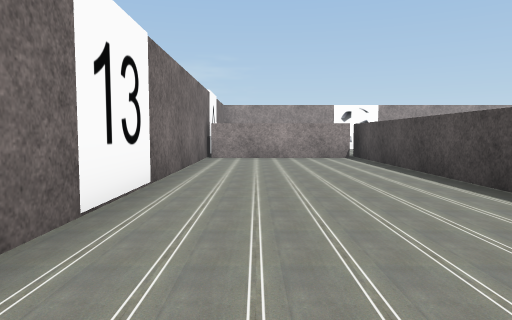
View 1 (above)

23 first-person views from a walk through a Unity game level. The camera is 0.68 m above the floor, tilts 4° down and sees 70° across. The floor is counted in squares, 1 m on a side. Each view is taken from the middle of a square. On the plan, view 1 faces up. The plan holds only what a view shows up to about 11 squares ahead; the rest is blank. The place goes on beyond the plan. The player is left out. Some surface patterns are stand-ins.

View 2
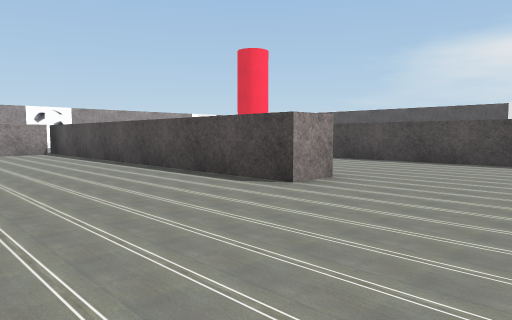

View 3
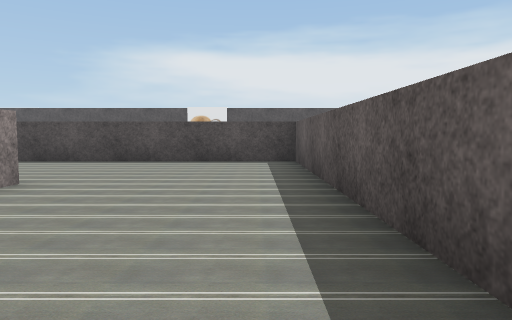

View 4
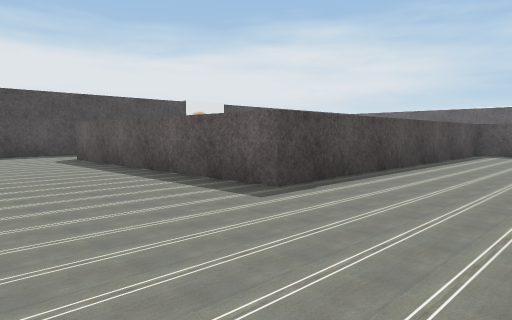

View 5
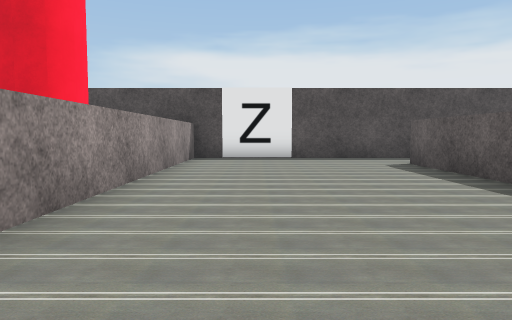

View 6
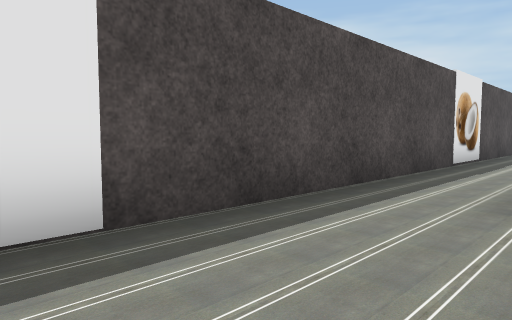

View 7
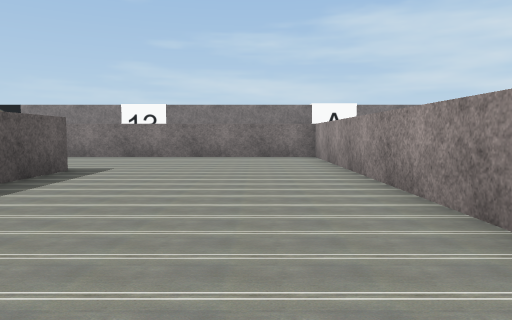

View 8
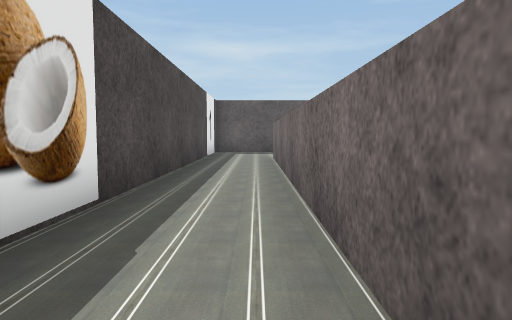

View 9
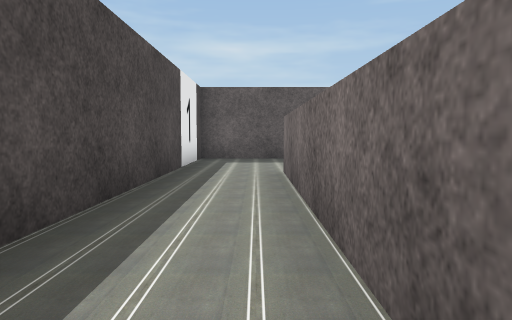

View 10
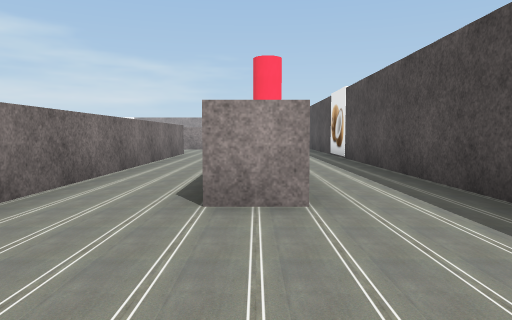

View 11
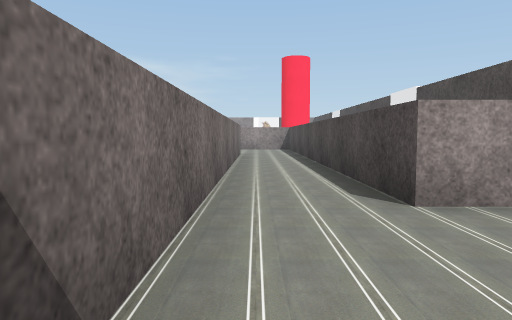

View 12
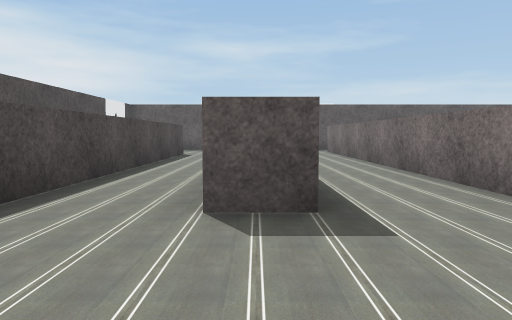

View 13
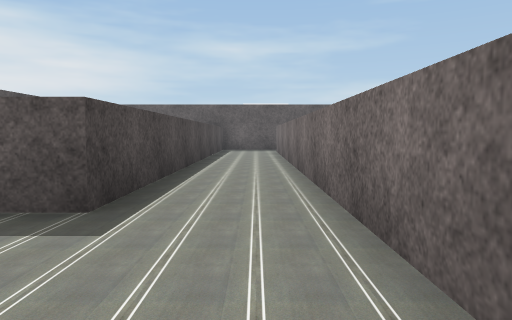

View 14
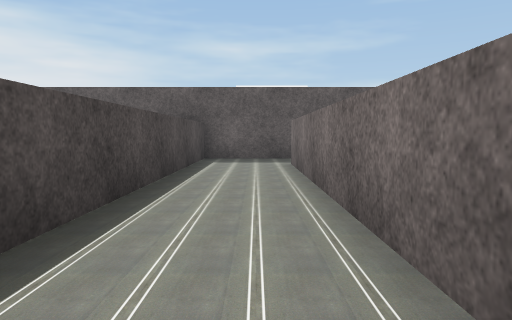

View 15
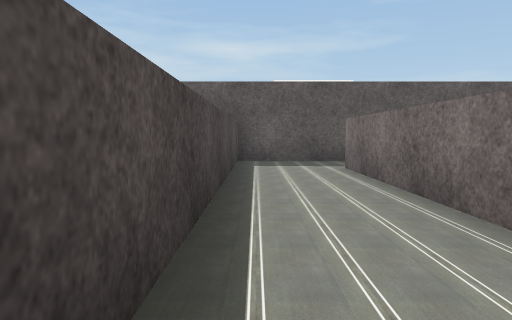

View 16
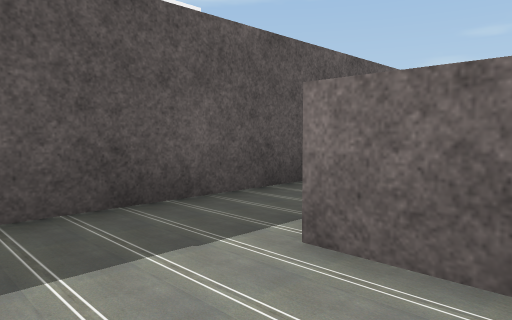

View 17
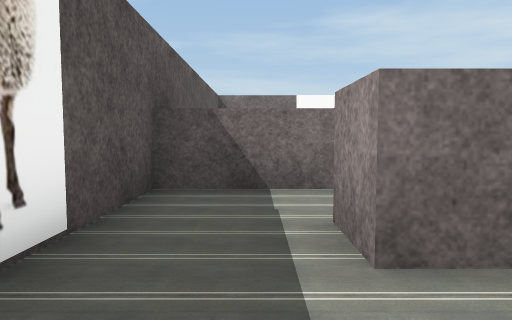

View 18
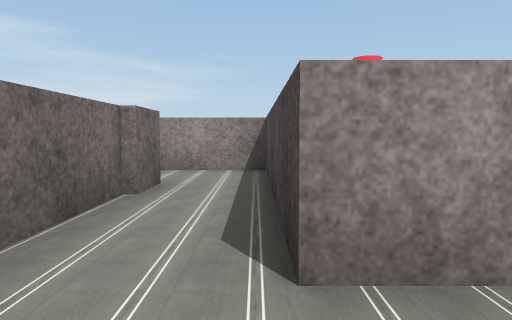

View 19
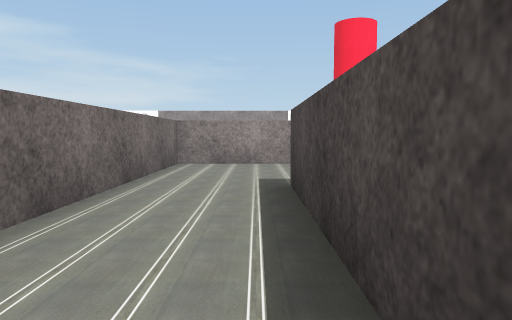

View 20
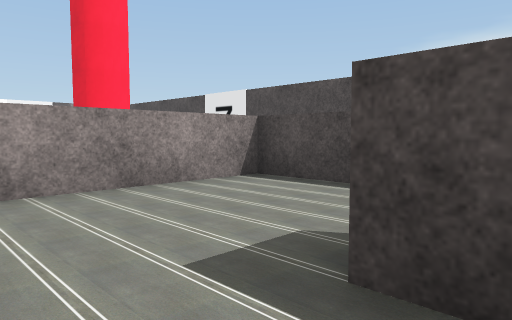

View 21
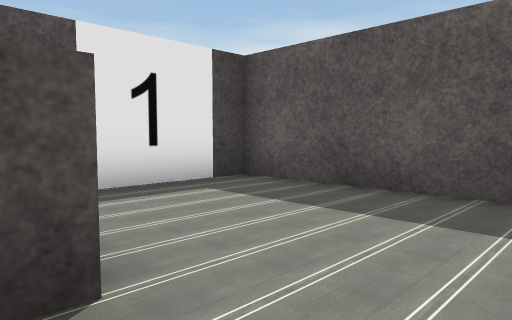

View 22
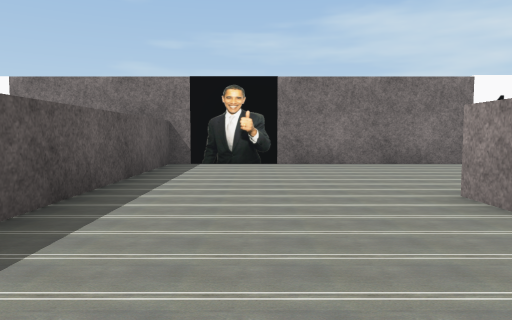

View 23
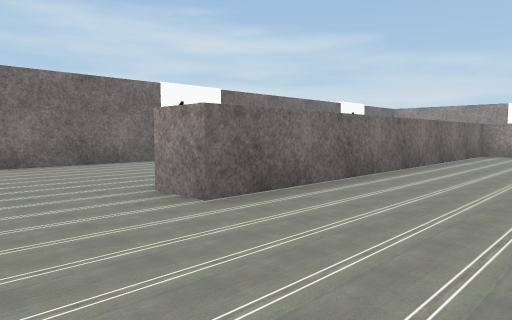

### Floor plan
Ten units are one square. View 1 is at (0, 0); x grows to the right and y downward. Boxes are objects, and circles mark ways between rooms. Rooms are numbered by the first view taken in them; rooms with no view inside come last. Other rooms are left out.
<svg viewBox="-19 -115 219 255">
<path fill="none" stroke="#000" d="M28 -106 -14 -106 -14 -54M-14 -30 -14 15M155 -14 155 86M175 -5 175 -80M-14 40 82 40 82 -55 155 -55M175 -108 40 -108 40 -3 30 -3 30 -110M175 95 175 15M136 123 175 123 175 115M155 86 145 86M125 94 125 114M125 10 125 94M145 86 145 -5M145 -26 145 -45 92 -45 92 104 82 104M65 106 65 123 115 123 115 -9 125 -9"/>
<rect x="175" y="-5" width="20" height="20" fill="#bbb"><title>other object</title></rect>
<rect x="175" y="-105" width="10" height="10" fill="#bbb"><title>other object</title></rect>
<rect x="175" y="95" width="10" height="10" fill="#bbb"><title>other object</title></rect>
<rect x="85" y="125" width="10" height="10" fill="#bbb"><title>other object</title></rect>
<circle cx="165" cy="90" r="3" fill="#2a7"/>
<circle cx="135" cy="85" r="3" fill="#2a7"/>
<text x="70" y="-40">1</text>
<text x="150" y="110">2</text>
<text x="110" y="40">3</text>
</svg>
Room 1 opens to room 2. Room 2 opens to room 3.

Where each view was taken, in squares from view 1:
view 1: 0 up, 0 right, facing up
view 2: 3 down, 1 left, facing up-right
view 3: 3 down, 1 left, facing right
view 4: 9 up, 5 right, facing down-right
view 5: 9 up, 7 right, facing right
view 6: 9 up, 15 right, facing down-right
view 7: 9 up, 15 right, facing left
view 8: 2 up, 16 right, facing down
view 9: 2 down, 16 right, facing down
view 10: 12 down, 15 right, facing up
view 11: 12 down, 13 right, facing up
view 12: 4 up, 12 right, facing down
view 13: 4 up, 10 right, facing down
view 14: 2 down, 10 right, facing down
view 15: 3 down, 11 right, facing down
view 16: 9 down, 11 right, facing down-left
view 17: 11 down, 11 right, facing left
view 18: 12 down, 8 right, facing up
view 19: 4 down, 11 right, facing up
view 20: 0 up, 10 right, facing up-right
view 21: 8 down, 13 right, facing down-right
view 22: 2 down, 7 right, facing left
view 23: 2 down, 7 right, facing up-left
